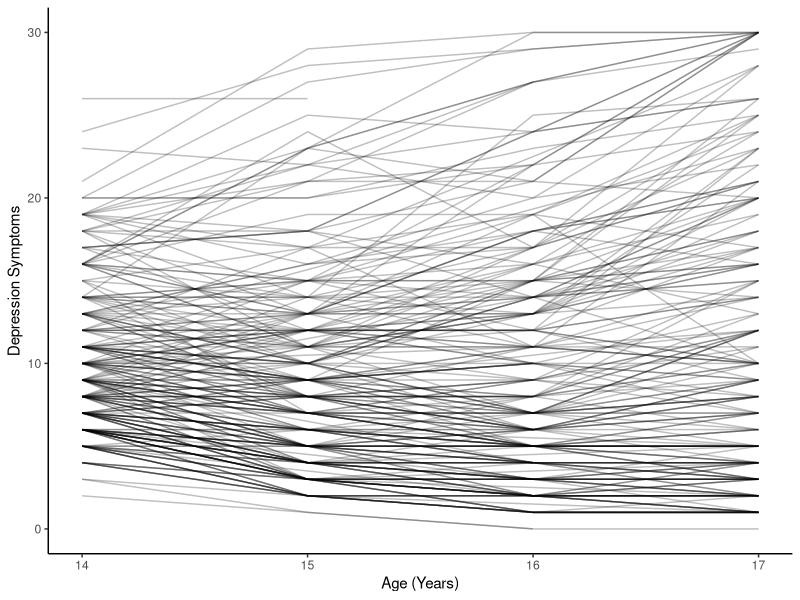
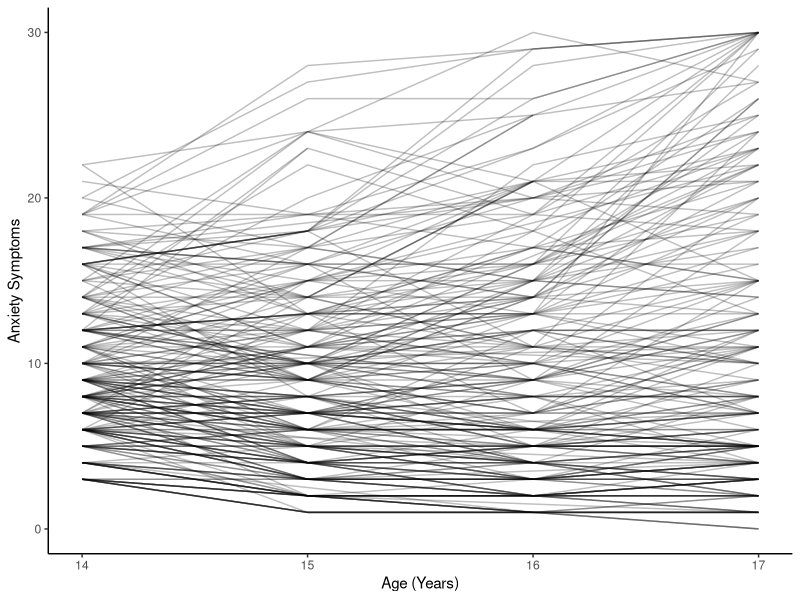
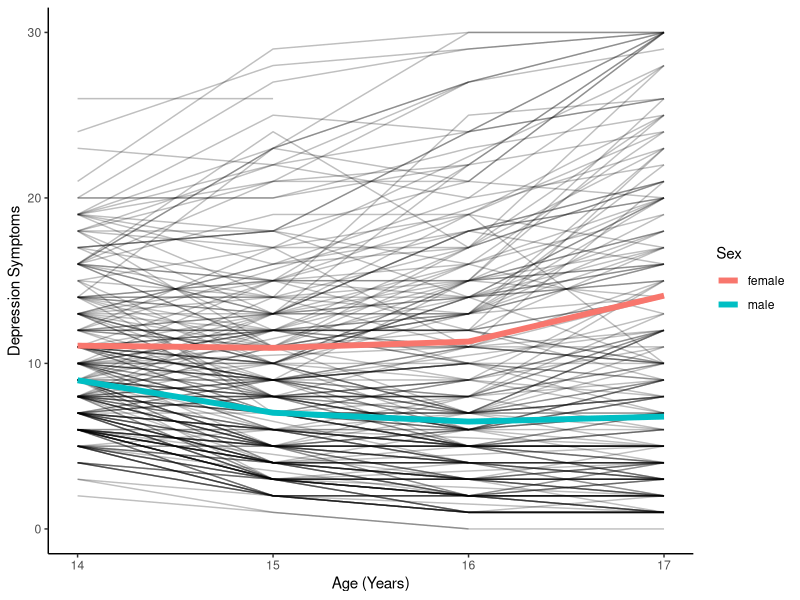
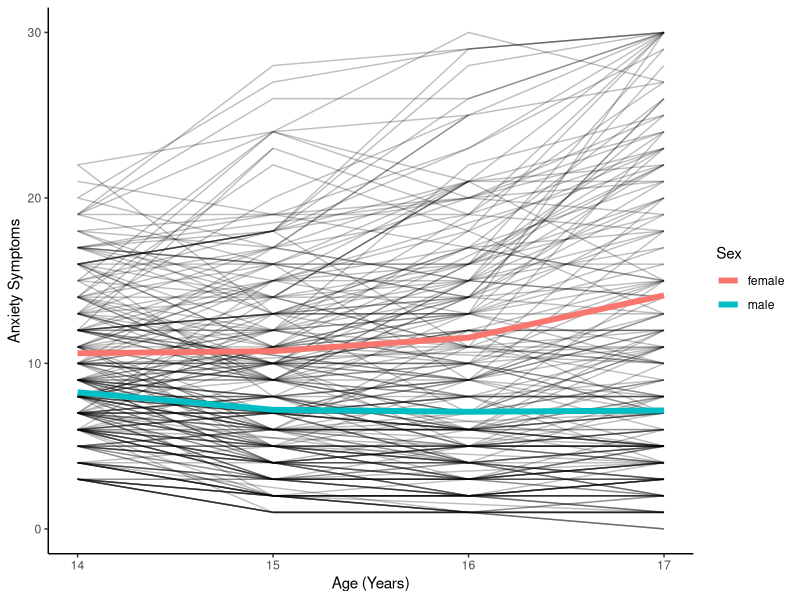
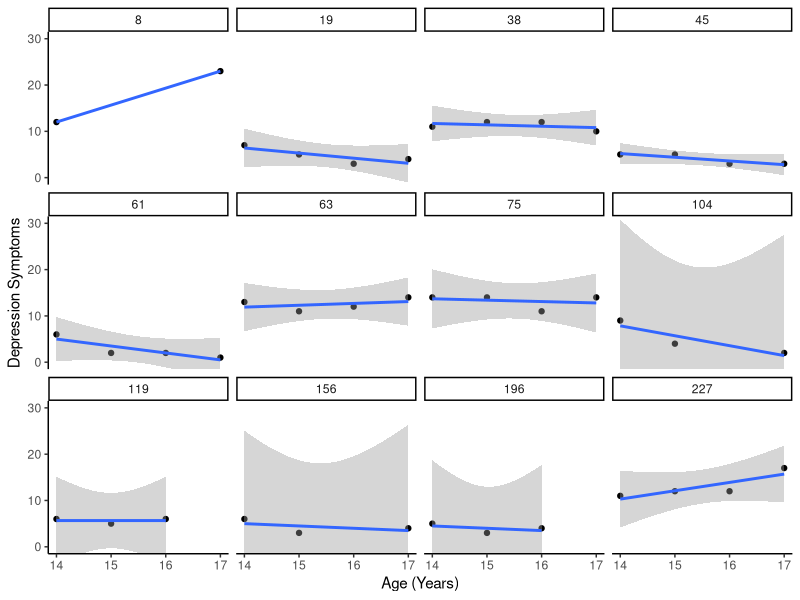
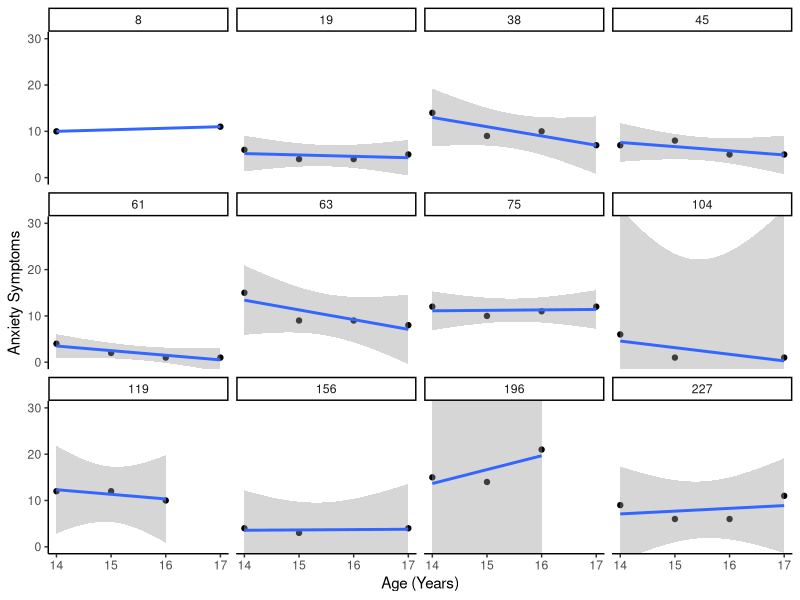

Write R code to recreate these figures, in order.
## ---- chunk 1
library("tidyverse")
## ---- chunk 2
mydata_long <- read.csv("./data/mydata_long.csv")
## ---- chunk 3
mydata_long$sexFactor <- factor(mydata_long$sex)

mydata_long_summary <- mydata_long |>
  group_by(age, sexFactor) |>
  summarise(
    ses = mean(ses, na.rm = TRUE),
    sleep = mean(sleep, na.rm = TRUE),
    depression = mean(depression, na.rm = TRUE),
    anxiety = mean(anxiety, na.rm = TRUE),
    .groups = "drop"
  )
## ---- chunk 4
#| fig-cap: "Observed Growth Curves of Depression Symptoms"

ggplot(
  data = mydata_long,
  mapping = aes(
    x = age,
    y = depression,
    group = ID)) +
  geom_line(
    alpha = 0.25
  ) +
  labs(
    x = "Age (Years)",
    y = "Depression Symptoms"
  ) +
  theme_classic()
## ---- chunk 5
#| fig-cap: "Observed Growth Curves of Anxiety Symptoms"

ggplot(
  data = mydata_long,
  mapping = aes(
    x = age,
    y = anxiety,
    group = ID)) +
  geom_line(
    alpha = 0.25
  ) +
  labs(
    x = "Age (Years)",
    y = "Anxiety Symptoms"
  ) +
  theme_classic()
## ---- chunk 6
#| fig-cap: "Observed Growth Curves of Depression Symptoms Overlaid with Means by Sex"

ggplot(
  data = mydata_long,
  mapping = aes(
    x = age,
    y = depression,
    group = ID)) +
  geom_line(
    alpha = 0.25
  ) +
  geom_line(
    mapping = aes(
      x = age,
      y = depression,
      color = sexFactor,
      group = sexFactor,
    ),
    data = mydata_long_summary,
    linewidth = 2
  ) +
  labs(
    x = "Age (Years)",
    y = "Depression Symptoms",
    color = "Sex"
  ) +
  theme_classic()
## ---- chunk 7
#| fig-cap: "Observed Growth Curves of Anxiety Symptoms Overlaid with Means by Sex"

ggplot(
  data = mydata_long,
  mapping = aes(
    x = age,
    y = anxiety,
    group = ID)) +
  geom_line(
    alpha = 0.25
  ) +
  geom_line(
    mapping = aes(
      x = age,
      y = anxiety,
      color = sexFactor,
      group = sexFactor,
    ),
    data = mydata_long_summary,
    linewidth = 2
  ) +
  labs(
    x = "Age (Years)",
    y = "Anxiety Symptoms",
    color = "Sex"
  ) +
  theme_classic()
## ---- chunk 8
#| fig-cap: "Faceted Plot of Observed Growth Curves of Depression Symptoms for a Random Subsample of Individuals"

set.seed(52242) # for reproducibility

random_n <- 12

ids_subset <- sample(
  x = mydata_long$ID,
  size = random_n,
  replace = FALSE
)

mydata_long |>
  filter(ID %in% ids_subset) |>
  ggplot(
    aes(
      x = age,
      y = depression,
      group = ID
    )
  ) +
  geom_point() +
  geom_smooth(
    method = "lm"
  ) +
  coord_cartesian(
    ylim = c(0, max(mydata_long$depression, na.rm = TRUE))) +
  facet_wrap(
    ~ ID) +
  labs(
    x = "Age (Years)",
    y = "Depression Symptoms"
  ) +
  theme_classic()
## ---- chunk 9
#| fig-cap: "Faceted Plot of Observed Growth Curves of Anxiety Symptoms for a Random Subsample of Individuals"

mydata_long |>
  filter(ID %in% ids_subset) |>
  ggplot(
    aes(
      x = age,
      y = anxiety,
      group = ID
    )
  ) +
  geom_point() +
  geom_smooth(
    method = "lm"
  ) +
  coord_cartesian(
    ylim = c(0, max(mydata_long$anxiety, na.rm = TRUE))) +
  facet_wrap(
    ~ ID
  ) +
  labs(
    x = "Age (Years)",
    y = "Anxiety Symptoms"
  ) +
  theme_classic()
